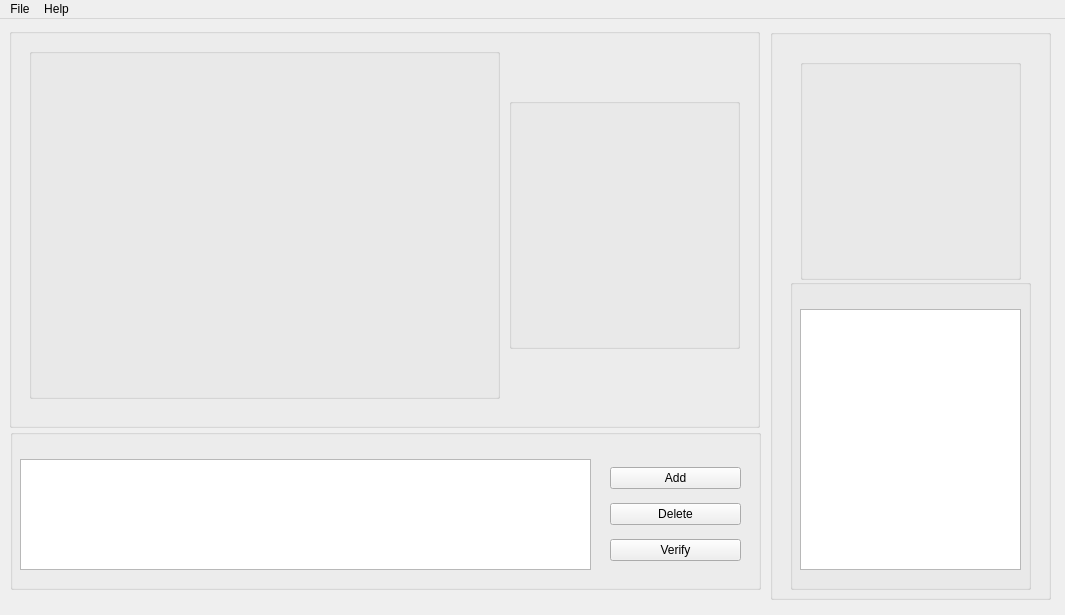
<?xml version="1.0" encoding="UTF-8"?>
<ui version="4.0">
 <class>MainWindow</class>
 <widget class="QMainWindow" name="MainWindow">
  <property name="geometry">
   <rect>
    <x>0</x>
    <y>0</y>
    <width>1065</width>
    <height>615</height>
   </rect>
  </property>
  <property name="windowTitle">
   <string>Face Verification</string>
  </property>
  <widget class="QWidget" name="centralWidget">
   <property name="enabled">
    <bool>true</bool>
   </property>
   <widget class="QGroupBox" name="groupBox_2">
    <property name="geometry">
     <rect>
      <x>770</x>
      <y>10</y>
      <width>281</width>
      <height>571</height>
     </rect>
    </property>
    <property name="title">
     <string/>
    </property>
    <widget class="QGroupBox" name="groupBox_6">
     <property name="geometry">
      <rect>
       <x>30</x>
       <y>30</y>
       <width>221</width>
       <height>221</height>
      </rect>
     </property>
     <property name="title">
      <string/>
     </property>
     <widget class="QLabel" name="lblLibpic">
      <property name="geometry">
       <rect>
        <x>40</x>
        <y>50</y>
        <width>151</width>
        <height>151</height>
       </rect>
      </property>
      <property name="text">
       <string/>
      </property>
      <property name="alignment">
       <set>Qt::AlignCenter</set>
      </property>
     </widget>
    </widget>
    <widget class="QGroupBox" name="groupBox_7">
     <property name="geometry">
      <rect>
       <x>20</x>
       <y>250</y>
       <width>241</width>
       <height>311</height>
      </rect>
     </property>
     <property name="title">
      <string/>
     </property>
     <widget class="QListWidget" name="listLib">
      <property name="geometry">
       <rect>
        <x>10</x>
        <y>30</y>
        <width>221</width>
        <height>261</height>
       </rect>
      </property>
     </widget>
    </widget>
   </widget>
   <widget class="QGroupBox" name="groupBox">
    <property name="geometry">
     <rect>
      <x>9</x>
      <y>9</y>
      <width>751</width>
      <height>400</height>
     </rect>
    </property>
    <property name="title">
     <string/>
    </property>
    <widget class="QGroupBox" name="groupBox_4">
     <property name="geometry">
      <rect>
       <x>20</x>
       <y>20</y>
       <width>471</width>
       <height>351</height>
      </rect>
     </property>
     <property name="title">
      <string/>
     </property>
     <widget class="QLabel" name="lblCamera">
      <property name="geometry">
       <rect>
        <x>20</x>
        <y>40</y>
        <width>431</width>
        <height>281</height>
       </rect>
      </property>
      <property name="text">
       <string/>
      </property>
      <property name="alignment">
       <set>Qt::AlignCenter</set>
      </property>
     </widget>
    </widget>
    <widget class="QGroupBox" name="groupBox_5">
     <property name="geometry">
      <rect>
       <x>500</x>
       <y>70</y>
       <width>231</width>
       <height>251</height>
      </rect>
     </property>
     <property name="title">
      <string/>
     </property>
     <widget class="QLabel" name="lblResult">
      <property name="geometry">
       <rect>
        <x>30</x>
        <y>40</y>
        <width>181</width>
        <height>191</height>
       </rect>
      </property>
      <property name="text">
       <string/>
      </property>
      <property name="alignment">
       <set>Qt::AlignCenter</set>
      </property>
     </widget>
    </widget>
   </widget>
   <widget class="QGroupBox" name="groupBox_3">
    <property name="geometry">
     <rect>
      <x>10</x>
      <y>410</y>
      <width>751</width>
      <height>161</height>
     </rect>
    </property>
    <property name="title">
     <string/>
    </property>
    <widget class="QWidget" name="layoutWidget">
     <property name="geometry">
      <rect>
       <x>600</x>
       <y>30</y>
       <width>131</width>
       <height>111</height>
      </rect>
     </property>
     <layout class="QVBoxLayout" name="verticalLayout">
      <item>
       <widget class="QPushButton" name="btnAdd">
        <property name="text">
         <string>Add</string>
        </property>
       </widget>
      </item>
      <item>
       <widget class="QPushButton" name="btnDelete">
        <property name="text">
         <string>Delete</string>
        </property>
       </widget>
      </item>
      <item>
       <widget class="QPushButton" name="btnVerify">
        <property name="text">
         <string>Verify</string>
        </property>
       </widget>
      </item>
     </layout>
    </widget>
    <widget class="QTextEdit" name="txtInfo">
     <property name="geometry">
      <rect>
       <x>10</x>
       <y>30</y>
       <width>571</width>
       <height>111</height>
      </rect>
     </property>
     <property name="readOnly">
      <bool>true</bool>
     </property>
    </widget>
   </widget>
  </widget>
  <widget class="QMenuBar" name="menuBar">
   <property name="geometry">
    <rect>
     <x>0</x>
     <y>0</y>
     <width>1065</width>
     <height>22</height>
    </rect>
   </property>
   <widget class="QMenu" name="menuFile">
    <property name="title">
     <string>File</string>
    </property>
    <widget class="QMenu" name="menuOpen">
     <property name="title">
      <string>Open</string>
     </property>
     <addaction name="actionPhoto"/>
     <addaction name="actionLibrary"/>
    </widget>
    <addaction name="menuOpen"/>
    <addaction name="separator"/>
    <addaction name="actionQuit"/>
   </widget>
   <widget class="QMenu" name="menuHelp">
    <property name="title">
     <string>Help</string>
    </property>
    <addaction name="actionAbout"/>
   </widget>
   <addaction name="menuFile"/>
   <addaction name="menuHelp"/>
  </widget>
  <action name="actionQuit">
   <property name="text">
    <string>Quit</string>
   </property>
  </action>
  <action name="actionAbout">
   <property name="text">
    <string>About</string>
   </property>
  </action>
  <action name="actionPhoto">
   <property name="text">
    <string>Photo</string>
   </property>
  </action>
  <action name="actionLibrary">
   <property name="text">
    <string>Library</string>
   </property>
  </action>
 </widget>
 <resources/>
 <connections/>
</ui>
